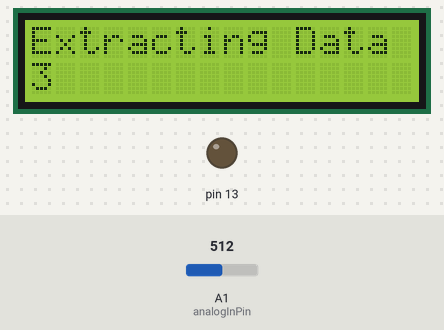
This sketch was run on a simulated Arduino Uno, built with avr-gcc and run on an emulated ATmega328P. On the bench: 16×2 character LCD, output pins drawn as LEDs (lit = HIGH). Inputs (shaded band) come from the test bench; at power-on: A1 (analogInPin) = 512. What the sketch prints to the serial monitor is not drawn.

Above: at 2.2 s.
At 7.3 s:
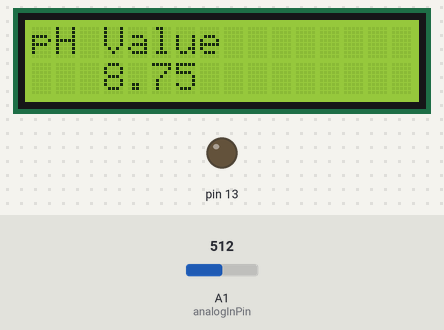
7.4 s: A1 (analogInPin) set to 716
At 9.2 s:
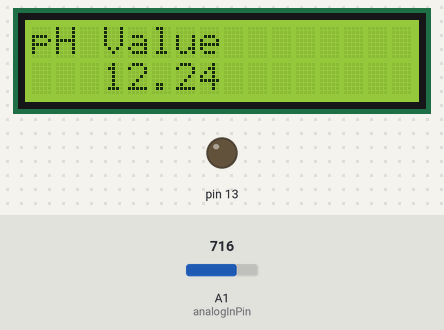
9.7 s: A1 (analogInPin) set to 900
At 10.9 s:
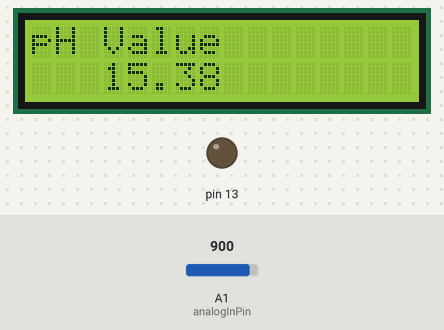
11.8 s: A1 (analogInPin) set to 1023
At 13.8 s:
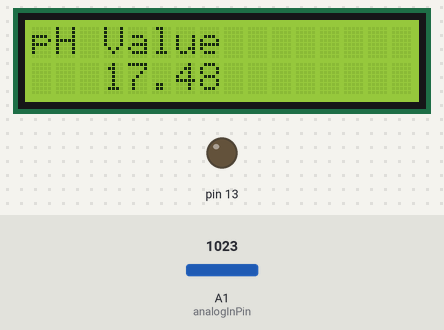
Timing chart, 0 to 15.3 s (numbered marks = the images above; inputs shaded):
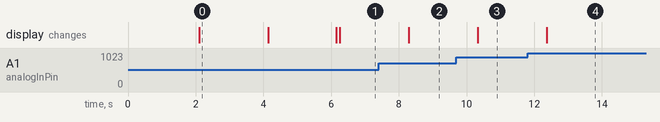

The sketch:

ph_sensor_main.ino
```cpp
/* sunrobotronics technologies
 *  if any help then contact me - sunrobotronics@gmail.com
 */
#include <LiquidCrystal_I2C.h>
 LiquidCrystal_I2C lcd(0x27, 2, 16);
const int analogInPin = A1;
int sensorValue = 0;
unsigned long int avgValue;
float b;
int buf[10],temp=0;

void setup()
{
 Serial.begin(9600);
 pinMode(13,OUTPUT);
lcd.begin();
lcd.setCursor(0,0);
lcd.print("Measure Ph ");
lcd.setCursor(0,1);
lcd.print("Value ....... ");
delay(2000);
lcd.clear();
lcd.setCursor(0,0);
lcd.print("Extracting Data In");
lcd.setCursor(0,1);
lcd.print("3");
delay(2000);
lcd.clear();
lcd.setCursor(0,0);
lcd.print("Verifying Data");
lcd.setCursor(0,1);
lcd.print("Uploading Data");
delay(2000);
lcd.clear();
}

void loop()
{
 for(int i=0;i<10;i++)
 {
  buf[i]=analogRead(analogInPin);
  delay(10);
 }
 for(int i=0;i<9;i++)
 {
  for(int j=i+1;j<10;j++)
  {
   if(buf[i]>buf[j])
   {
    temp=buf[i];
    buf[i]=buf[j];
    buf[j]=temp;
   }
  }
 }
 avgValue=0;
 for(int i=2;i<8;i++)
 avgValue+=buf[i];

 float phValue=(float)avgValue*5.0/1024/6; //convert the analog into millivolt
  phValue=3.5*phValue;


 Serial.print("sensor = ");
 Serial.println(phValue);
 lcd.clear();
 lcd.setCursor(0,0);
 lcd.print("pH Value");
 lcd.setCursor(3,1);
 lcd.print(phValue);
 delay(900);
}
```

Measured:
- after the input at 7.4 s, the display: changes after 0.90 s (image 2)
- after the input at 9.7 s, the display: changes after 0.64 s (image 3)
- after the input at 11.8 s, the display: changes after 0.57 s (image 4)
- what the display in image 0 shows lasts 2.0 s, from 2.1 s to 4.1 s
